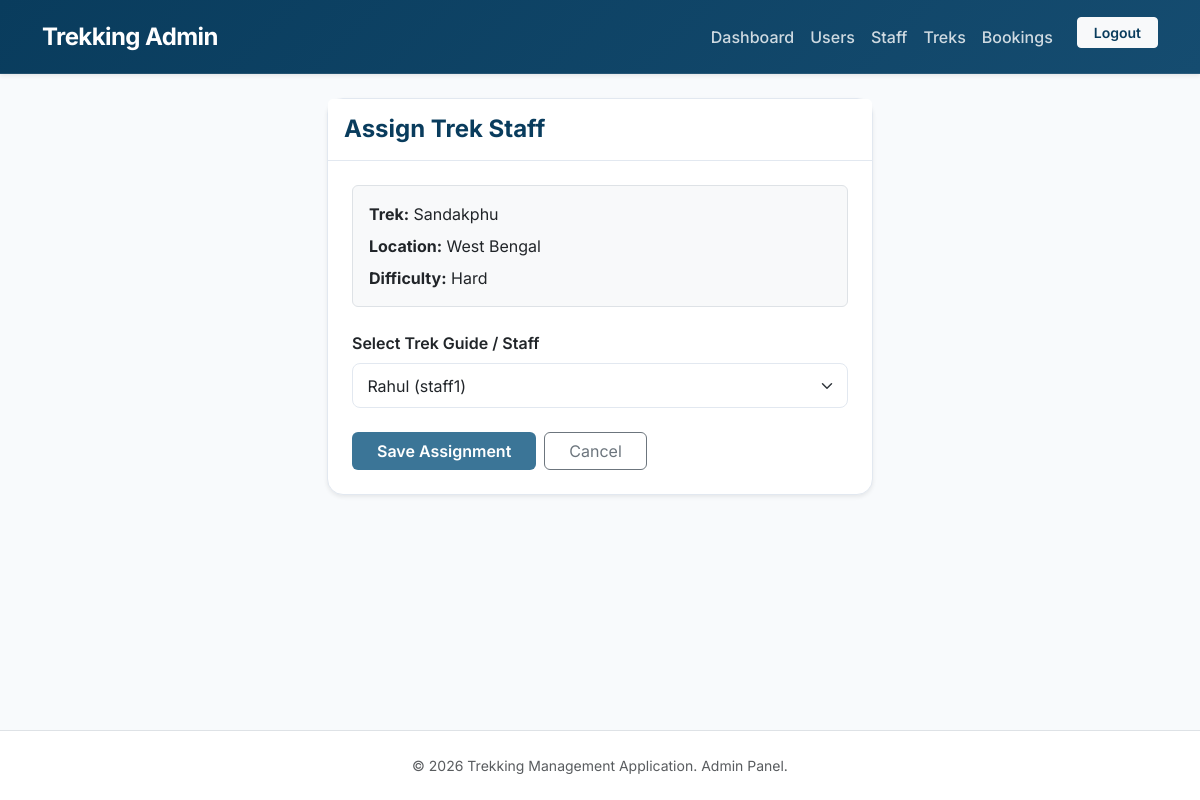
Page /admin/treks/assign/1 (signed in) on the committed database.
### models.py (models this page shows, shortened)
class Trek(db.Model):
    __tablename__ = "trek"
    id = db.Column(db.Integer, primary_key=True)
    name = db.Column(db.String(100), nullable=False)
    location = db.Column(db.String(100), nullable=False)
    difficulty = db.Column(db.String(50), nullable=False)
    duration = db.Column(db.Integer, nullable=False)
    total_slots = db.Column(db.Integer, nullable=False)
    available_slots = db.Column(db.Integer, nullable=False)
    assigned_staff = db.Column(
        db.Integer,
        db.ForeignKey("user.id"),
        nullable=True
    )
    start_date = db.Column(db.Date)
    end_date = db.Column(db.Date)
    status = db.Column(db.String(20), default="Pending")
    is_deleted = db.Column(
        db.Boolean,
        default=False
    )
    description = db.Column(db.Text)
    bookings = db.relationship(
        "Booking",
        backref="trek",
        lazy=True
    )

class User(UserMixin, db.Model):
    __tablename__ = "user"
    id = db.Column(db.Integer, primary_key=True)
    username = db.Column(db.String(100), unique=True, nullable=False)
    email = db.Column(db.String(100), unique=True, nullable=False)
    name = db.Column(db.String(100), nullable=False)
    phone = db.Column(db.String(20))
    password = db.Column(db.String(255), nullable=False)
    role = db.Column(db.String(20), default="user")
    status = db.Column(db.String(20),default="approved")
    bookings = db.relationship("Booking", backref="user", lazy=True)

### routes/admin.py (the view, shortened to what this page needs)
@admin.route("/treks/assign/<int:id>", methods=["GET", "POST"])
@login_required
@admin_required
def assign_staff(id):
    trek = Trek.query.get_or_404(id)
    staff_list = User.query.filter_by(
        role="staff",
        status="approved"
    ).all()
    return render_template(
        "admin/assign_staff.html",
        trek=trek,
        staff_list=staff_list
    )

### app.py (called while the page is built)
@login_manager.user_loader
def load_user(user_id):
    return User.query.get(int(user_id))

### routes/admin.py (called while the page is built)
def admin_required(func):
    @wraps(func)
    def wrapper(*args, **kwargs):
        if not current_user.is_authenticated:
            return redirect(url_for("auth.login"))
        if current_user.role != "admin":
            flash("Access Denied!", "danger")
            return redirect(url_for("auth.login"))
        return func(*args, **kwargs)
    return wrapper

### templates/admin/assign_staff.html (shortened to what this page needs)
{% extends "admin/base.html" %}
{% block content %}
<div class="row justify-content-center">
    <div class="col-md-6">
        <div class="card shadow-sm">
            <div class="card-header py-3 bg-white">
                <h4 class="mb-0 fw-bold" style="color: var(--primary)">Assign Trek Staff</h4>
            </div>
            <div class="card-body p-4">
                <div class="mb-4 p-3 bg-light rounded border">
                    <p class="mb-2"><strong>Trek:</strong> {{ trek.name }}</p>
                    <p class="mb-2"><strong>Location:</strong> {{ trek.location }}</p>
                    <p class="mb-0"><strong>Difficulty:</strong> {{ trek.difficulty }}</p>
                </div>
                <form method="POST">
                    <div class="mb-4">
                        <label class="form-label fw-semibold">Select Trek Guide / Staff</label>
                        <select name="staff_id" class="form-select">
                            {% for staff in staff_list %}
                                <option value="{{ staff.id }}" {% if trek.assigned_staff == staff.id %}selected{% endif %}>
                                    {{ staff.name }} ({{ staff.username }})
                                </option>
                            {% endfor %}
                        </select>
                    </div>
                    <div class="d-flex gap-2">
                        <button type="submit" class="btn btn-custom px-4 fw-semibold">
                            Save Assignment
                        </button>
                        <a href="{{ url_for('admin.treks') }}" class="btn btn-outline-secondary px-4">
                            Cancel
                        </a>
                    </div>
                </form>
            </div>
        </div>
    </div>
</div>
{% endblock %}

### static/css/style.css (style rules this page uses)
:root { --primary: #093c5d; --primary-light: #154c70; --secondary: #3b7597; --accent: #5df8d8; --bg-light: #f8fafc; --card-bg: #ffffff; --text-main: #1e293b; --text-muted: #64748b; --border-color: #e2e8f0; }
body { font-family: 'Inter', system-ui, -apple-system, sans-serif; background-color: var(--bg-light); color: var(--text-main); display: flex; flex-direction: column; min-height: 100vh; margin: 0; }
.btn-custom { background-color: var(--secondary); color: #ffffff; transition: all 0.2s ease; }
.card { background-color: var(--card-bg); border: 1px solid var(--border-color); border-radius: 1rem; transition: all 0.3s cubic-bezier(0.4, 0, 0.2, 1); }
.card-header { border-bottom: 1px solid var(--border-color); background: transparent; font-weight: 600; }
.form-control, .form-select { border: 1px solid var(--border-color); border-radius: 0.5rem; padding: 0.6rem 0.9rem; transition: all 0.2s ease; }

### rows in the picture
Trek: name "Sandakphu", location "West Bengal", difficulty "Hard", staff_id "Rahul (staff1)"
